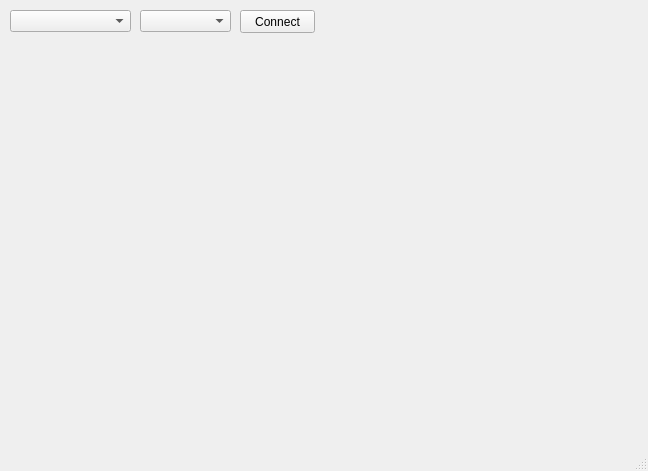
<?xml version="1.0" encoding="UTF-8"?>
<ui version="4.0">
 <class>MainWindow</class>
 <widget class="QMainWindow" name="MainWindow">
  <property name="geometry">
   <rect>
    <x>0</x>
    <y>0</y>
    <width>648</width>
    <height>471</height>
   </rect>
  </property>
  <property name="windowTitle">
   <string>Serial Graph Plot</string>
  </property>
  <widget class="QWidget" name="centralWidget">
   <widget class="QPushButton" name="bConnect">
    <property name="geometry">
     <rect>
      <x>240</x>
      <y>10</y>
      <width>75</width>
      <height>23</height>
     </rect>
    </property>
    <property name="text">
     <string>Connect</string>
    </property>
   </widget>
   <widget class="QComboBox" name="cbPorts">
    <property name="geometry">
     <rect>
      <x>10</x>
      <y>10</y>
      <width>121</width>
      <height>22</height>
     </rect>
    </property>
   </widget>
   <widget class="QComboBox" name="cbBaudRates">
    <property name="geometry">
     <rect>
      <x>140</x>
      <y>10</y>
      <width>91</width>
      <height>22</height>
     </rect>
    </property>
   </widget>
   <widget class="QWidget" name="verticalLayoutWidget">
    <property name="geometry">
     <rect>
      <x>10</x>
      <y>40</y>
      <width>631</width>
      <height>401</height>
     </rect>
    </property>
    <layout class="QVBoxLayout" name="paintLayout"/>
   </widget>
  </widget>
  <widget class="QStatusBar" name="statusBar"/>
  <action name="actionClose">
   <property name="text">
    <string>Close</string>
   </property>
  </action>
 </widget>
 <layoutdefault spacing="6" margin="11"/>
 <resources/>
 <connections/>
</ui>
